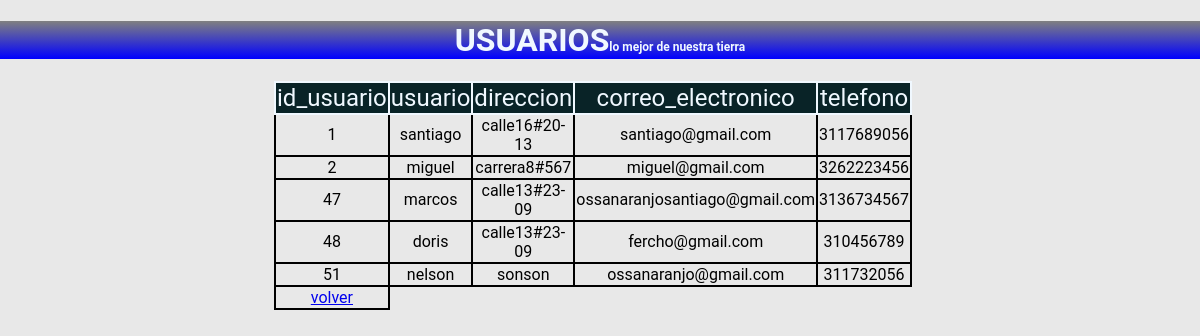
The app's page /usuarios.php with its own data.
### tables this page shows
CREATE TABLE `usuarios` (
  `id_usuario` int(50) NOT NULL,
  `usuario` varchar(100) NOT NULL,
  `direccion` varchar(70) NOT NULL,
  `correo_electronico` varchar(80) NOT NULL,
  `telefono` varchar(60) NOT NULL,
  `contrasena` varchar(200) NOT NULL
);

### usuarios.php (the view, shortened to what this page needs)
<!doctype html>
<html>
<head>
<link rel="stylesheet" type="text/css" href="hoja.css">
</head>
<body>
	<?php
require("conexion.php");
$conexion=$base->query("SELECT * FROM usuarios");
$registros=$conexion->fetchAll(PDO::FETCH_OBJ);
?>
<h1>USUARIOS<span class="subtitulo">lo mejor de nuestra tierra</span></h1>
	<form name="form1" method="post" action="<?php  echo $_SERVER['PHP_SELF']?>">
  <table width="50%" border="0" align="center">
    <tr >
      <td class="primera_fila">id_usuario</td>
      <td class="primera_fila">usuario</td>
		<td class="primera_fila">direccion</td>
		<td class="primera_fila">correo_electronico</td>
		<td class="primera_fila">telefono</td>
      <td class="sin">&nbsp;</td>
      <td class="sin">&nbsp;</td>
     </tr>
   <?php
	  foreach ($registros as $usuarios):
	  ?>
   	<tr>
				  <td><?php echo $usuarios->id_usuario?></td>
			      <td><?php echo $usuarios->usuario?></td>
		<td><?php echo $usuarios->direccion?></td>
		<td><?php echo $usuarios->correo_electronico?></td>
		<td><?php echo $usuarios->telefono?></td>
    </tr>
	<?php
	    endforeach;
	?>
	<td><a href="union.php">volver</a></td>
  </table>
	</form>
<p>&nbsp;</p>
</body>
</html>

### hoja.css (style rules this page uses)
h1 { text-align:center; text-decoration:none; background: linear-gradient(gray,blue); color: aliceblue; }
.subtitulo { font-size:12px; }
body { margin: 0px; padding: 0px; font-family: 'Roboto', sans-serif; text-align: center; background: #e8e8e8; }
table { width: 400px; border-collapse: collapse; border-spacing:0px; }
table td { text-align:center; border:2px solid; }
table .sin { border:0; }
table .primera_fila { font-size:1.5em; background-color:#092327; color: aliceblue; }

### records on screen
usuarios: id_usuario "1", usuario "santiago", direccion "calle16#20-13", correo_electronico "santiago@gmail.com", telefono "3117689056"
usuarios: id_usuario "2", usuario "miguel", direccion "carrera8#567", correo_electronico "miguel@gmail.com", telefono "3262223456"
usuarios: id_usuario "47", usuario "marcos", direccion "calle13#23-09", correo_electronico "ossanaranjosantiago@gmail.com", telefono "3136734567"
usuarios: id_usuario "48", usuario "doris", direccion "calle13#23-09", correo_electronico "fercho@gmail.com", telefono "310456789"
usuarios: id_usuario "51", usuario "nelson", direccion "sonson", correo_electronico "ossanaranjo@gmail.com", telefono "311732056"
